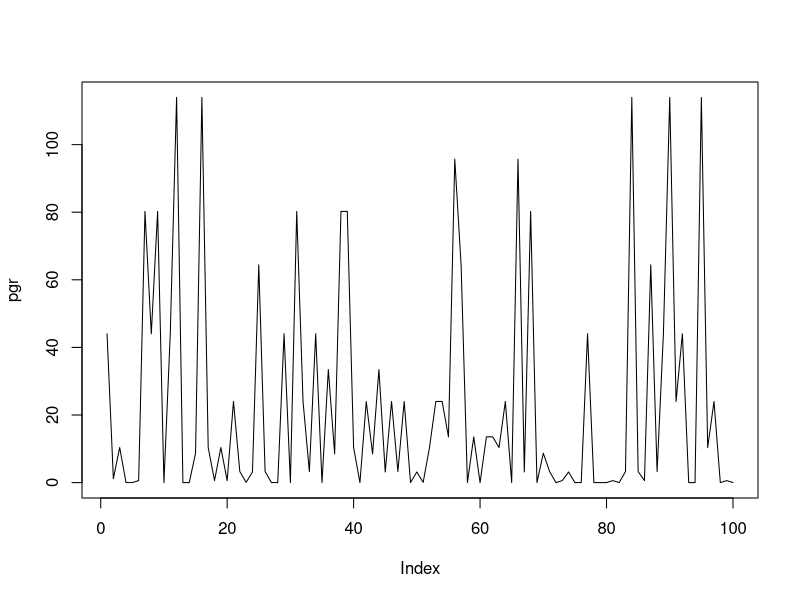

Write R code to recreate this figure.
####################################################################
##  wintann_pop_model.R: simulates long term population dynamics  ##
##  of species in a Sonoran Desert winter annual plant community. ##
##  The model is a generic annual plant model with seedbank.      ##
####################################################################

# Clear the workspace
rm(list=ls(all.names = TRUE))

# Load some libraries
library(plyr)
library(reshape2)
library(ggthemes)
library(ggplot2)

do_species <- "erla"

####
####  ANNUAL PLANT POPULATION MODEL
####
project_popmod <- function(seed_surv, seeds_per_seedling, germination_frac)
{
  pgr <- seed_surv*(1-germination_frac) + seeds_per_seedling*germination_frac
}



####
####  READ IN ANNUAL PLANT DATA
####
species_year_data <- read.csv("../data/species_x_year.csv")
single_spp_data <- subset(species_year_data, species==do_species)



####
####  MODEL LONG-TERM PER CAPITA GROWTH RATE
####
single_spp_data <- subset(single_spp_data, germ.fraction!="." & lxbx!=".")
seeds_per_seedling_vec <- as.numeric(as.character(single_spp_data$lxbx))
seed_surv <- 0
germination_frac_vec <- as.numeric(as.character(single_spp_data$germ.fraction))
iters <- 100
pgr <- numeric(iters)
for(t in 1:iters){
  randyr <- sample(c(1:length(seeds_per_seedling_vec)), 1)
  pgr[t] <- project_popmod(seed_surv = seed_surv, 
                        seeds_per_seedling = seeds_per_seedling_vec[randyr],
                        germination_frac = germination_frac_vec[randyr])
}

plot(pgr, type="l")
